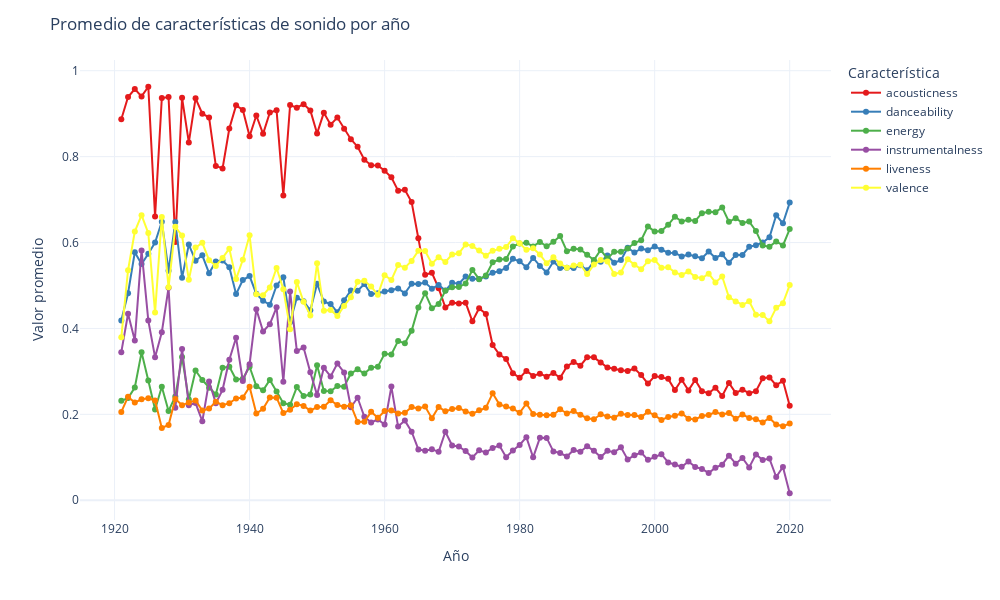

Here is the notebook cell this chart was saved with:
### Code cell
# Graficar el promedio de varias características de sonido por año
import plotly.express as px
sound_features = ['acousticness', 'danceability', 'energy', 'instrumentalness', 'liveness', 'valence']
if 'year' in data.columns:
    df_avg = data.groupby('year')[sound_features].mean().reset_index()
    fig = px.line(
        df_avg,
        x='year',
        y=sound_features,
        markers=True,
        width=1000,
        height=600,
        color_discrete_sequence=px.colors.qualitative.Set1
    )
    fig.update_layout(
        title='Promedio de características de sonido por año',
        xaxis_title='Año',
        yaxis_title='Valor promedio',
        legend_title='Característica',
        template='plotly_white'
    )
    fig.show()
else:
    print("No existe una columna 'year' en el DataFrame.")
